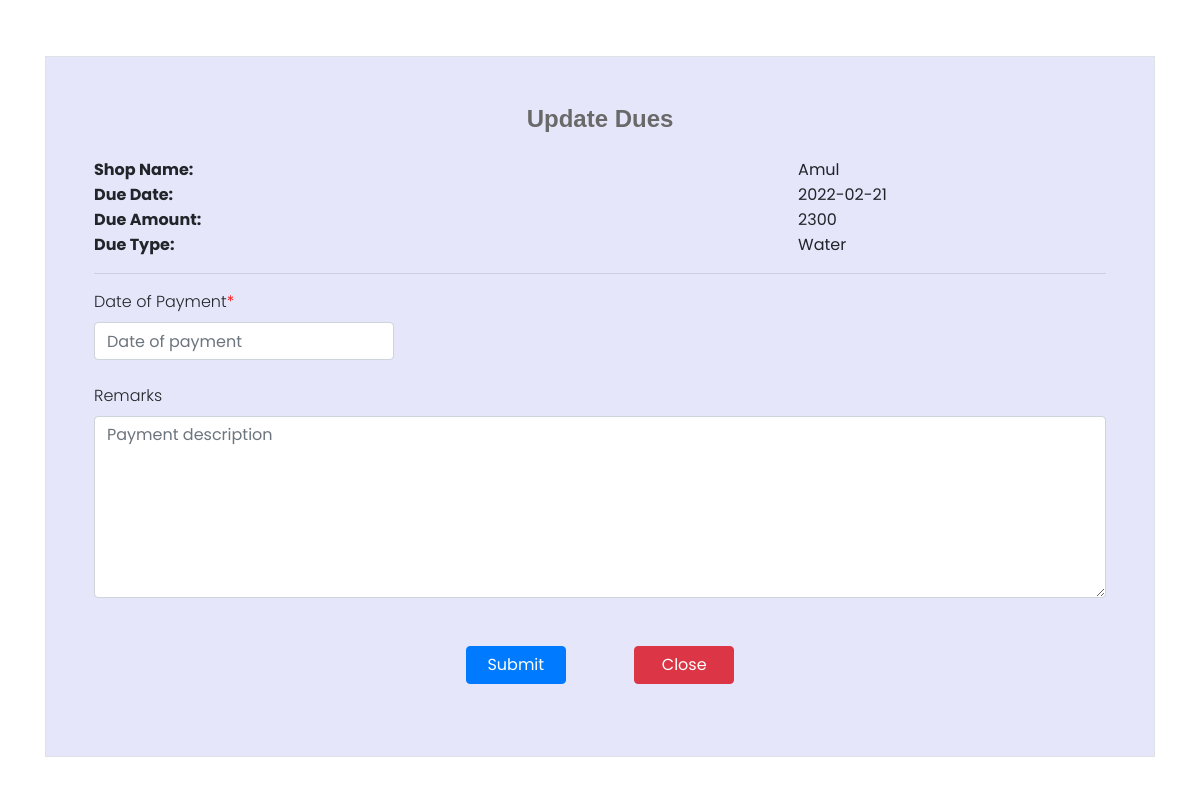
Before: /admin/updateDues.php?dueID=4 (signed in) with the older database file.
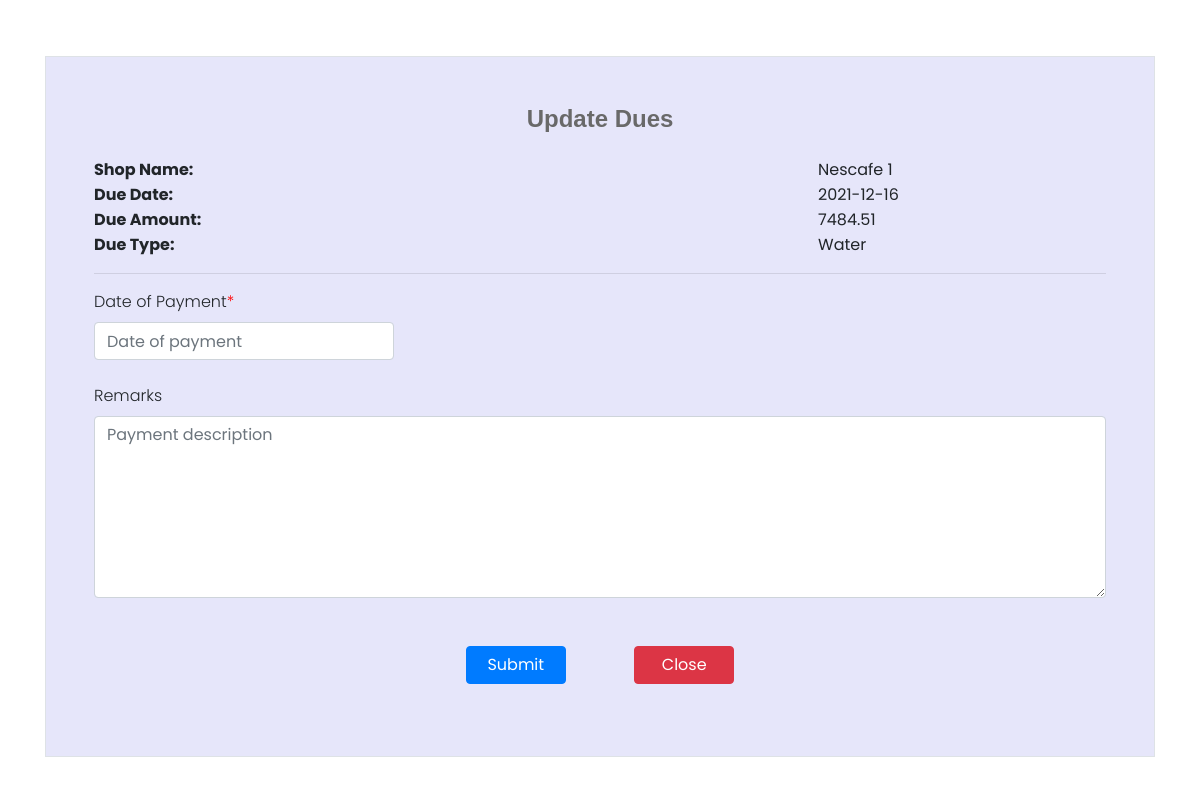
After: the same page with the newer database file.
### tables this page shows
CREATE TABLE `shop` (
  `shopID` varchar(30) NOT NULL,
  `location` varchar(100) NOT NULL,
  `licVal` date NOT NULL,
  `licExt` decimal(4,2) NOT NULL,
  `contact` varchar(10) NOT NULL,
  `shopName` varchar(30) NOT NULL,
  `remark` varchar(255) DEFAULT NULL,
  `licReq` varchar(25) NOT NULL DEFAULT 'Inactive',
  PRIMARY KEY (`shopID`),
  KEY `idxshop` (`shopID`),
  CONSTRAINT `check_contact` CHECK ((not((`contact` like _utf8mb4'%[^0-9]%'))))
);

CREATE TABLE `dues` (
  `dueID` int NOT NULL AUTO_INCREMENT,
  `shopID` varchar(30) NOT NULL,
  `dueAmount` double NOT NULL,
  `dueDate` date NOT NULL,
  `dueType` varchar(40) NOT NULL,
  `status` varchar(20) NOT NULL,
  PRIMARY KEY (`dueID`),
  KEY `shop_id_dues` (`shopID`),
  KEY `idxdues` (`dueID`),
  KEY `idxdues2` (`status`),
  CONSTRAINT `shop_id_dues` FOREIGN KEY (`shopID`) REFERENCES `shop` (`shopID`),
  CONSTRAINT `check_status` CHECK ((`status` in (_utf8mb4'Paid',_utf8mb4'Pending')))
);

### admin/updateDues.php (the view, shortened to what this page needs)
<?php
include_once 'database.php';
if (strlen($_SESSION['email']) == 0) {
    header('location:login.php');
} else {
    $oid = intval($_GET['dueID']);
?>
    <!DOCTYPE html PUBLIC "-//W3C//DTD XHTML 1.0 Transitional//EN" "http://www.w3.org/TR/xhtml1/DTD/xhtml1-transitional.dtd">
    <html xmlns="http://www.w3.org/1999/xhtml">
    <head>
        <link rel="stylesheet" href="https://maxcdn.bootstrapcdn.com/bootstrap/4.4.1/css/bootstrap.min.css">
        <link rel="stylesheet" href="https://cdnjs.cloudflare.com/ajax/libs/font-awesome/4.7.0/css/font-awesome.min.css">
        <link rel="stylesheet" href="css/style.css">
    </head>
    <body>
        <div class="container">
            <form class="border p-5" method="POST" style="margin-top:5%;margin-bottom:0; background:lavender;">
                <p class="h4 mb-4 text-center" style="color:dimgrey; font-family: sans-serif; font-weight:bold">Update Dues</p>
                <table width="100%" border="0" cellspacing="0" cellpadding="0" style="padding:10px; text-align:justify">
                    <?php
                    $ret = mysqli_query($con, "SELECT * FROM dues WHERE dueId='$oid'");
                    $row = mysqli_fetch_array($ret);
                    $id = $row['shopID'];
                    $hello = mysqli_query($con, "SELECT * FROM shop WHERE shopID='$id'");
                    $row2 = mysqli_fetch_array($hello);
                    ?>
                    <tr height="20">
                        <td class="fontkink1"><b>Shop Name:</b></td>
                        <td></td>
                        <td class="fontkink"><?php echo $row2['shopName']; ?></td>
                    </tr>
                    <tr height="20">
                        <td class="fontkink1"><b>Due Date:</b></td>
                        <td>&emsp;&emsp;&emsp;&emsp;&emsp;&emsp;</td>
                        <td class="fontkink"><?php echo $row['dueDate']; ?></td>
                    </tr>
                    <tr height="20">
                        <td class="fontkink1"><b>Due Amount:</b></td>
                        <td></td>
                        <td class="fontkink"><?php echo $row['dueAmount']; ?></td>
                    </tr>
                    <tr height="20">
                        <td class="fontkink1"><b>Due Type:</b></td>
                        <td></td>
                        <td class="fontkink"><?php echo $row['dueType']; ?></td>
                    </tr>
                    <tr>
                        <td colspan="5">
                            <hr />
                        </td>
                    </tr>
                </table>
                <div>
                    <label>Date of Payment</label><span class="error" style="color:red;">*</span><input type="text" class="form-control mb-4" name="dop" style="width:300px;" onfocus="(this.type='date')" id="dof" style="color:dimgray;" placeholder="Date of payment" required>
                </div>
                <div>
                    <label>Remarks</label><textarea class="form-control mb-4" cols="50" rows="7" name="remark" placeholder="Payment description"></textarea>
                </div>
                <div class="row">
                    <div class="col-sm-12 text-center col-sm-offset-2">
                        <input id="button" class="btn btn-primary btn-block my-4" name="submit2" type="submit" value="Submit" Style="width: 100px;">&emsp;&emsp;&emsp;&emsp;
                        <input id="button" class="btn btn-danger btn-block my-4" name="Submit2" type="submit" value="Close" onClick="return f2();" Style="width: 100px;">
                    </div>
                </div>
            </form>
        </div>
    </body>
    </html>
<?php } ?>

Changed rows visible on the page:
no longer on this page (row edited): shop: shopName "Amul"
added shop: shopName "Nescafe 1"
changed dues "Water": dueDate "2022-02-21" → "2021-12-16"; dueAmount "2300" → "7484.51"
